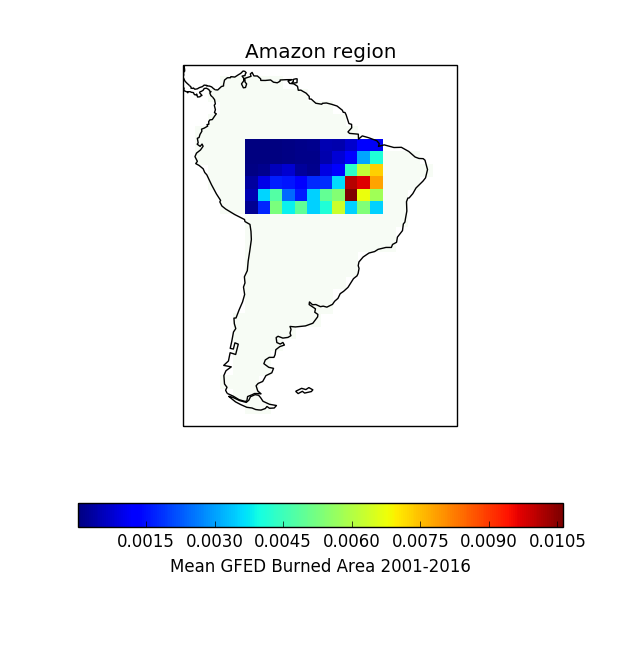

The script that drew this image:
import matplotlib as mpl
import matplotlib.pyplot as plt
import numpy as np
import iris.analysis.cartography
import iris
import iris.quickplot as qplt
import iris.plot as iplt
from matplotlib.patches import Polygon


#Load in GFED data
GFED = iris.load_cube('~/PAPERS/AmazonFire/AmazonRegion/GFED_2001-2016_CB.nc')
coords = ("longitude", "latitude")
time = GFED.coord('time')

#Get the mean burned area over 2001-2016
GFED = GFED.collapsed('time', iris.analysis.MEAN)

#Make a blank copy to show region location
blank = GFED.copy()
blank.data[np.where((blank.data>0))] = 0.0

##Constrain to Amazon Region
#GFED=GFED.extract(iris.Constraint(latitude=lambda cell: (-57.5) < cell < (12.5), longitude=lambda cell: (-82.5) < cell < (-30)))  #South America
Region=GFED.extract(iris.Constraint(latitude=lambda cell: (-17.0) < cell < (0.0), longitude=lambda cell: (-72) < cell < (-44))) #Brazil/Amazon region

iplt.pcolormesh(blank, cmap='Greens')
cb = iplt.pcolormesh(Region, alpha=1)
plt.colorbar(cb, orientation='horizontal', label='Mean GFED Burned Area 2001-2016')
plt.gca().coastlines()
plt.title('Amazon region')

plt.show()
